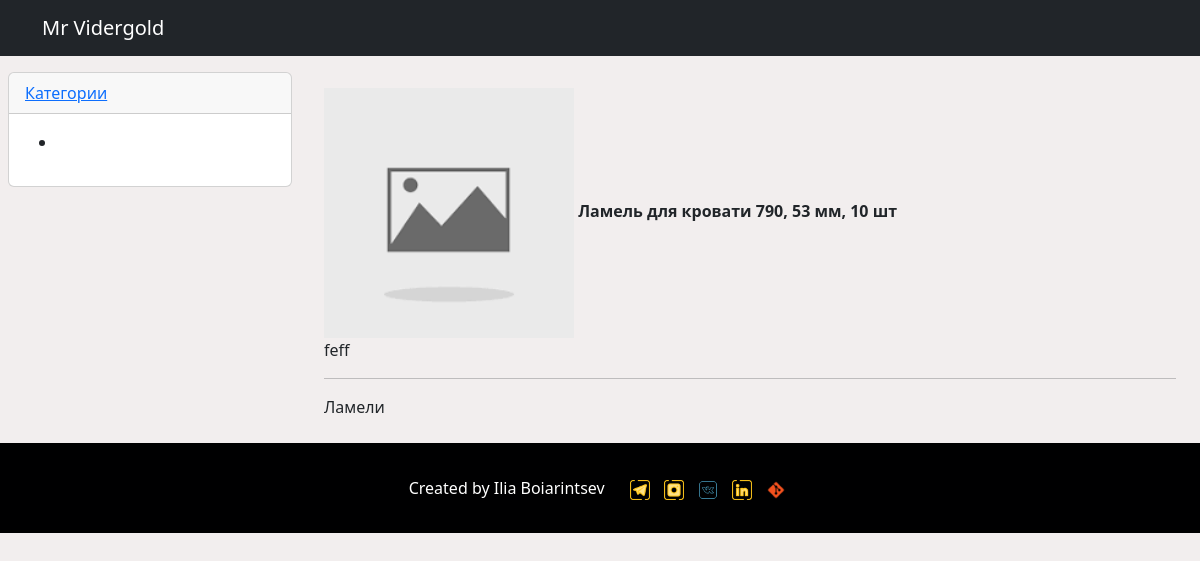
The page /product/lamel-dlya-krovati-790-53-mm-10-sht-56186f5f/ on the database its author committed.
### apps/product/models.py (models this page shows, shortened)
class Product(models.Model):
    STATUS_OPTIONS = (
        ('YES', 'В наличии'),
        ('NO', 'Скоро на складе')
    )
    name = models.CharField(max_length=55, verbose_name='Название')
    slug = models.SlugField(verbose_name='Артикул', max_length=255, blank=True)
    avatar = models.ImageField(default='default.png',
                                  verbose_name='Главная фотография',
                                  upload_to='images/avatars/',
                                  validators=[
                                      FileExtensionValidator(allowed_extensions=('png', 'jpg', 'webp', 'jpeg', 'gif', 'webp'))]
                                  )
    description = models.TextField(verbose_name='Описание')
    category = TreeForeignKey('Category', on_delete=models.PROTECT,
                              related_name='products', verbose_name='Категория', default=False)
    status = models.CharField(choices=STATUS_OPTIONS, default='YES', verbose_name='Статус товара', max_length=10)
    price = models.DecimalField(default=1990, verbose_name='Цена', decimal_places=0, max_digits=8)
    publish = models.DateTimeField(auto_now_add=True)
    updated = models.DateTimeField(auto_now_add=False, auto_now=True)
    objects = models.Manager()
    custom = ProductManager()
    class Meta:
        verbose_name = 'Товары'
        verbose_name_plural = 'Товары'
        ordering = ['id']
        indexes = [models.Index(fields=['name', '-publish', 'status'])] #индексация для ускорения БД
        db_table = 'product'  #название в БД

class Category(MPTTModel):
    title = models.CharField(max_length=255, verbose_name='Название категории')
    slug = models.SlugField(max_length=255, verbose_name='URL категории', blank=True)
    parent = TreeForeignKey(
        'self',
        on_delete=models.CASCADE,
        null=True,
        blank=True,
        db_index=True,
        related_name='children',
        verbose_name='Родительская категория'
    )
    class MPTTMeta:
        order_insertion_by = ('title',)
    class Meta:
        verbose_name = 'Категория'
        verbose_name_plural = 'Категории'
        db_table = 'app_categories'

### apps/product/views.py (the view)
# urls.py: path('product/<str:slug>/', ProductDetailView.as_view(), name='product_detail'),
class ProductDetailView(DetailView):
    model = Product
    template_name = 'products/product_detail.html'
    context_object_name = 'product'
    def get_context_data(self, **kwargs):
        context = super().get_context_data(**kwargs)
        context['title'] = self.object.name
        return context

### templates/products/product_detail.html (shortened to what this page needs)
{% extends 'main.html' %}
{% load static %}
{% block content %}
        <img src={{ product.avatar.url }} alt={{ product.name }} width="250"/>
        <strong>{{ product.name }}</strong>
        <p>{{ product.description }}</p>
        <hr>
        <span>{{ product.category.title }}</span>
{% endblock %}

### static/css/style.css (style rules this page uses)
html, body { height: 100%; max-height: 100%; font-family: 'Roboto', sans-serif; overflow-x: hidden; padding-bottom: 0px; }

### rows shown on the page
Product: avatar (placeholder picture), name "Ламель для кровати 790, 53 мм, 10 шт", description "feff", category "Ламели"
